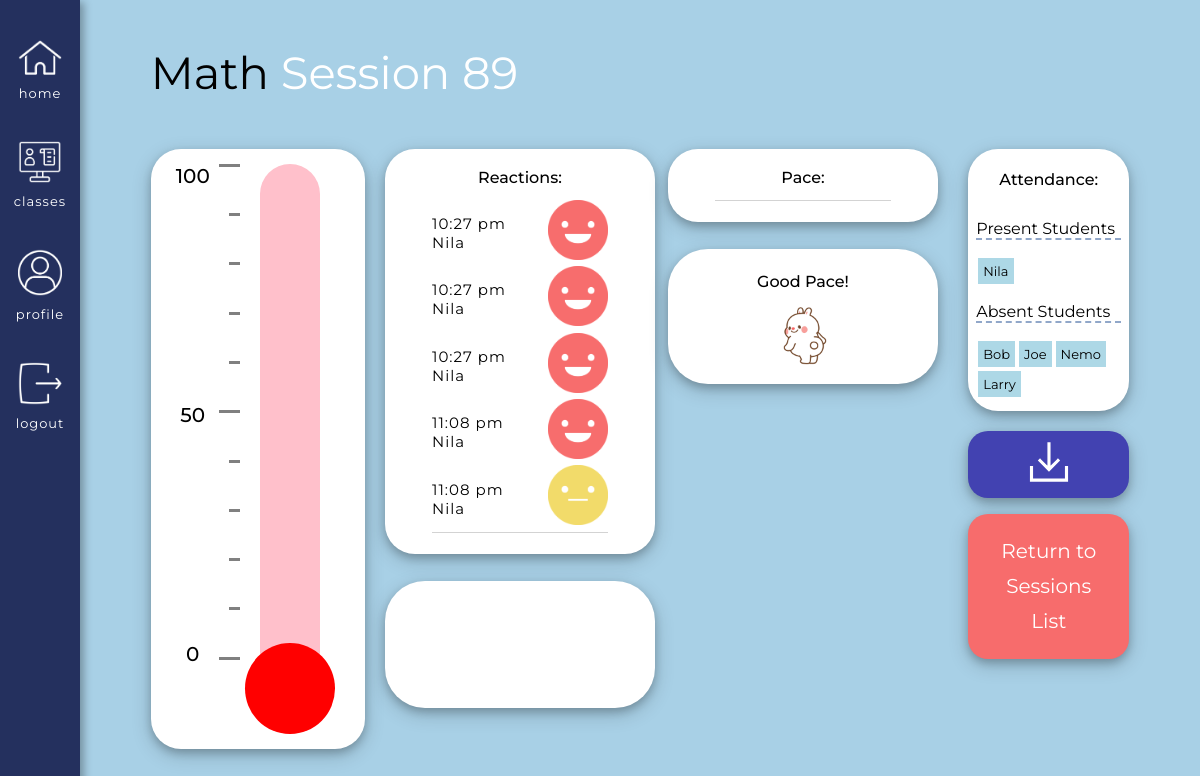
The page /classes/course/2/previous_session_data/89 (signed in) on the database its author committed.
### app/models.py (models this page shows, shortened)
class Courses(db.Model):
    id = db.Column(db.Integer, primary_key=True) # Always need ID
    course_name = db.Column(db.String(140), index=False, unique=False) # Not indexable or unique bc many people can have the same course
    code = db.Column(db.Integer, index=True, unique=True) # Indexable to link it back to the course name
    timestamp = db.Column(db.DateTime, index=True, default=datetime.utcnow) # Timestamp
    status = db.Column(db.Integer, index=False, unique=False, default=0) # 0 means the class is inactive, 1 is active
    teacher_id = db.Column(db.Integer, db.ForeignKey('user.id'))  # Taking the user ID from the user model, using backref of teacher will show you the actual teacher
    icon = db.Column(db.String(220), index=False, unique=False, default="/static/images/Turtle.gif") # Icon option, turtle gif is set as the default
    signups = db.relationship('Signups', backref='course_id', lazy='dynamic') # This will show all the student signups for this course
    reactions = db.relationship('Reactions', backref='course_actual', lazy='dynamic') # This will show all the reactions for this course
    session = db.relationship('Session', backref='session_course_id', lazy='dynamic') # This will show you all the sessions of the course
    forms = db.relationship('Prompts', backref='course_form', lazy='dynamic') # This will show you all of the forms of the course
    responses = db.relationship('Responses', backref='course_response', lazy='dynamic') # This will show you all of the responses of the course

class Reactions(db.Model): # A base class for all models from Flask SQLAlchemy
    id = db.Column(db.Integer, primary_key=True) # every new database should have an ID so it knows how to organize the info passed in
    user_id = db.Column(db.Integer, db.ForeignKey('user.id')) # Taking the user ID from the user model, using the backref of reactor will show you the actual user
    reactions = db.Column(db.Integer, index=False, unique=False) # Creating a new column in the database for emotions. Not unique and not indexable
    reactions_course_id = db.Column(db.Integer, db.ForeignKey('courses.id')) # Using backref of course_actual will show you the actual course
    session_id = db.Column(db.Integer, db.ForeignKey('session.id')) # Using backref actual_session of will show you the actual session, e.g. <Session>
    timestamp = db.Column(db.DateTime, index=True, default=datetime.utcnow) # Timestamp

class User(UserMixin, db.Model):
    id = db.Column(db.Integer, primary_key=True)
    username = db.Column(db.String(64), index=True, unique=True) # adding columns to the database
    email = db.Column(db.String(120), index=True, unique=True)
    password_hash = db.Column(db.String(128))
    role = db.Column(db.Integer, index=False, unique=False) # 0 is Teacher, 1 is Student
    about_me = db.Column(db.String(140))
    last_seen = db.Column(db.DateTime, default=datetime.utcnow)
    posts = db.relationship('Post', backref='author', lazy='dynamic') # First part is calling it from the Post model, secret field is the backref (author)
    reactions = db.relationship('Reactions', backref='reactor', lazy='dynamic') # This will show all the reactions that this user has made
    teaches = db.relationship('Courses', backref='teacher', lazy='dynamic') # This will show all the courses that the user teaches
    signups = db.relationship('Signups', backref='student', lazy='dynamic') # This will show all of the signups of that user
    responses = db.relationship('Responses', backref='student_responder', lazy='dynamic') # This will show all the responses of that user
    prompts = db.relationship('Prompts', backref='teacher_prompter', lazy='dynamic') # This will show all forms of that teacher

### app/routes.py (the view)
@app.route('/classes/course/<course_id>/previous_session_data/<session_id>')
@login_required
def previous_session_data(course_id, session_id):
    session = Session.query.get(session_id)
    course = session.session_course_id # This gives you the actual course
    course_id = session.course_id # This will give you the course id
    signups = Signups.query.filter_by(course=course_id).all() # List of students that are in this specific course
    reactions_specific = Reactions.query.filter_by(session_id=session_id).filter(Reactions.reactions<5).all() # List of reactions that happened in this specific course, specific session
    speeds_specific = Reactions.query.filter_by(session_id=session_id).filter(Reactions.reactions>5).all() # Speeds filtered out by the course ID and by the reaction number
    present_set = set()
    absent_set = set()
    for r in reactions_specific:
        if (r.reactor.role == 1): # If the reactor is a student
            present_set.add(r.reactor.username) # Then add to the present list
    for signup in signups: # Going through the list of signups
        if (signup.student.username not in present_set and signup.student.role == 1):
            absent_set.add(signup.student.username)
    speed_filtered = Reactions.query.filter_by(session_id=session_id).filter(Reactions.reactions>5).all() # Speeds filtered out by the session ID and by the reaction number
    faster = 0
    slower = 0
    speed_number = 0
    calculated_number = 0
    for s in speed_filtered:
        if s.reactions == 6: # Faster request
            faster += 1
        else: # Slower request
            slower += 1
    total = slower + faster
    if total != 0:
        calculated_number = (faster/total) * 100
    if calculated_number >= 91:
        speed_number = 10
    elif calculated_number >= 81:
        speed_number = 9
    elif calculated_number >= 71:
        speed_number = 8
    elif calculated_number >= 61:
        speed_number = 7
    elif calculated_number >= 51:
        speed_number = 6
    elif calculated_number >= 41:
        speed_number = 0 # Nothing will be shown at this point
    elif calculated_number >= 31:
        speed_number = 1
    elif calculated_number >= 21:
        speed_number = 2
    elif calculated_number >= 11:
        speed_number = 3
    elif calculated_number >= 1: # Smaller the number is, the slower the class should be
        speed_number = 4
    else:
        speed_number = 5
        if total == 0: # No speeds have been selected yet
            speed_number = 0
    return render_template('previous_session_data.html', course=course,
                                        course_id=course_id,
                                        reactions_specific=reactions_specific,
                                        speeds_specific=speeds_specific,
                                        session=session,
                                        speed_number=speed_number,
                                        session_id=session_id,
                                        present_list=list(present_set),
                                        absent_list=list(absent_set),
                                        title=course.course_name + " Session " + session_id)

### app/models.py (called while the page is built)
@login.user_loader
def load_user(id):
        return User.query.get(int(id))

### app/routes.py (called while the page is built)
@app.before_request # This function will be executed right before the view function
def before_request():
    if current_user.is_authenticated: # Checks whether the current user is logged in
        current_user.last_seen = datetime.utcnow() # Sets the last seen to the date using the UTC time zone
        db.session.commit() # Don't need to do db.session.add() because the user is already in the database (using a current_user)

### app/templates/previous_session_data.html (shortened to what this page needs)
{% extends "base.html" %}
{% block head %}
    <link rel="stylesheet" href="{{ url_for('static', filename='css/student.css') }}">
    <link rel="stylesheet" href="{{ url_for('static', filename='css/previous_data.css') }}">
{% endblock %}
{% block content %}
<div class = "roomsBox">
    <div class = "titleHolder">
        <h1>{{ course.course_name }} <span class = "white">Session {{ session_id }}</span></h1>
    </div>
    <div class = "overallContainer">
        <div class = "overallThermoContainer">
            <div class = "numHolder">
                <div class = "numbers">
                    <div class = "num">
                        <p>100</p>
                    </div>
                    <div class = "num">
                        <p>50</p>
                    </div>
                    <div class = "num">
                        <p>0</p>
                    </div>
                </div>
            </div>
            <div class = "dashHolder">
                <div class = "dashes">
                    <div id = "long" class = "dash"></div>
                    <div class = "dash"></div>
                    <div class = "dash"></div>
                    <div class = "dash"></div>
                    <div class = "dash"></div>
                    <div id = "long" class = "dash"></div>
                    <div class = "dash"></div>
                    <div class = "dash"></div>
                    <div class = "dash"></div>
                    <div class = "dash"></div>
                    <div id = "long" class = "dash"></div>
                </div>
            </div>
            <div class = "tempVisual">
                <div class = "thermometer_shell">
                </div>
                <div class = "thermoCircle">
                </div>
            </div>
        </div>
        <div class = "reactionsHolder teacherVersion">
            {% if current_user.role == 0 %}
                <div class = "bigReactionBox">
                    <div class = "teacherReactionHolder">
                        <div class = "reactionResultsHolder">
                            <h2> Reactions: </h2>
                            <div id = "reactionResults">
                                <div class = "userReactionView">
                                    {% for r in reactions_specific %}
                                        {% if r.reactions == 0 %}
                                            <div class = "speedText">
                                                <p>{{ moment(r.timestamp).format('hh:mm a') }}</p>
                                                <p>{{ r.reactor.username }}</p>
                                            </div>
                                            <div>
                                                <img class = 'makeSmaller' src='../../../../static/images/Happy.png'>
                                            </div>
                                        {% elif r.reactions == 1 %}
                                            <div class = "speedText">
                                                <p>{{ moment(r.timestamp).format('hh:mm a') }}</p>
                                                <p>{{ r.reactor.username }}</p>
                                            </div>
                                            <div>
                                                <img class = 'makeSmaller' src='../../../../static/images/Meh.png'>
                                            </div>
                                        {% endif %}
                                    {% endfor %}
                                </div>
                            </div>
                        </div>
                        <div class = "vibeHolder teacherVibe">
                            <div id = "room_vibe" class = "teacherVibeInside">
                            </div>
                        </div>
                    </div>
                    <div class = "speedHolder">
                        <div class = "paceBox">
                            <h2> Pace: </h2>
                            <div id = "speedResults">
                                <div class = "userReactionView">
                                </div>
                            </div>
                        </div>
                        <div id = "visualHolder" class = "teacherVisualHolder">
                            <div id = "paceTitle">
                                {% if speed_number > 5 %}
                                    <h2>Speed Up!</h2>
                                    <div class = "speedLine">
                                    {% for i in range(speed_number - 5) %}
                                        <div class = "visual_fast teacherSpeed">
                                            <img class = "turtle display" src = "{{ url_for('static', filename='images/Bunny.gif') }}">
                                        </div>
                                    {% endfor %}
                                    </div>
                                {% elif speed_number == 0 %}
                                    <h2>Good Pace!</h2>
                                    <img class = "makeSmaller" src = "{{ url_for('static', filename='images/GoodPace.gif') }}">
                                {% endif %}
                            </div>
                        </div>
                    </div>
                </div>
            {% endif %}
        </div>
        {% if current_user.role == 0 %}
        <div class = "attendanceBox">
            <div class = "attendanceSection">
                <h2>Attendance: </h2>
                <div id = "attendance">
                    <div id = "inside">
                        <h3>Present Students</h3>
                        <div id = "present">
                            {% for p in present_list %}
                                <p>{{ p }}</p>
                            {% endfor %}
                        </div>
                        <h3>Absent Students</h3>
                        <div id = "absent">
                            {% for a in absent_list %}
                                <p>{{ a }}</p>
                            {% endfor %}
                        </div>
                    </div>
                </div>
            </div>
            <div class = "openReportSection">
                <button title="Download a Report for this Session" id="openReport" type="button" onclick="redirectToDownloadPage( {{ session_id }})">
                    <img id="downloadImg" src="{{ url_for('static', filename='images/download.svg') }}" alt="Download Report">
                </button>
            </div>
            <div class = "endSection">
                <div class="endForm">
                    <a href ="/classes/course/{{ course_id }}/previous_session_list" class="endSessionButton">Return to Sessions List</a>
                </div>
            </div>
        </div>
        {% endif %}
    </div>
</div>
{% endblock %}

### app/static/css/base.css (style rules this page uses)
body { margin: 0 !important; font-family: "Montserrat", sans-serif; }
h1, p { margin: 0; }
h2, h3 { font-weight: 400; }

### app/static/css/previous_data.css (style rules this page uses)
.endForm { display: flex; justify-content: center; align-items: center; text-align: center; }
.endForm a { text-decoration: none; line-height: 35px; }
.userReactionView { flex-wrap: wrap; }

### rows shown on the page
Courses: course_name "Math"
Reactions: timestamp "10:27 pm", reactor.username "Nila", reactions 0 (drawn)
Reactions: timestamp "10:27 pm", reactor.username "Nila", reactions 0 (drawn)
Reactions: timestamp "10:27 pm", reactor.username "Nila", reactions 0 (drawn)
Reactions: timestamp "11:08 pm", reactor.username "Nila", reactions 0 (drawn)
Reactions: timestamp "11:08 pm", reactor.username "Nila", reactions 1 (drawn)
User: username "Nila"
User: username "Bob"
User: username "Joe"
User: username "Nemo"
User: username "Larry"

### other values the page prints
{{ session_id }} "89"
